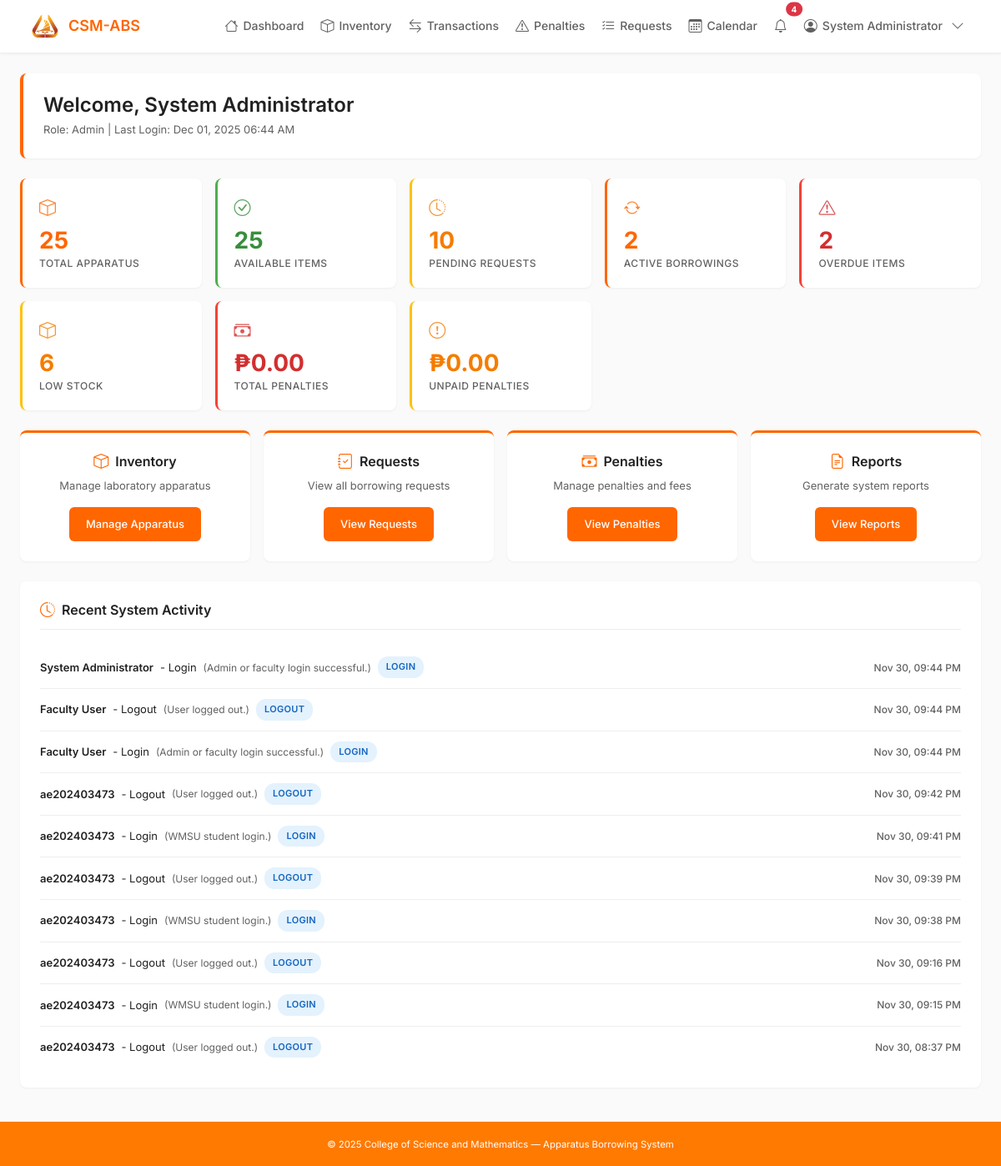
/dashboard.php (signed in), run on the app's committed database.
### tables this page shows
CREATE TABLE `activity_logs` (
  `log_id` int(11) NOT NULL,
  `user_id` int(11) DEFAULT NULL,
  `action` varchar(255) NOT NULL,
  `description` text DEFAULT NULL,
  `timestamp` datetime DEFAULT current_timestamp(),
  `ip_address` varchar(45) DEFAULT NULL
);

CREATE TABLE `users` (
  `user_id` int(11) NOT NULL,
  `first_name` varchar(50) NOT NULL,
  `last_name` varchar(50) NOT NULL,
  `middle_initial` char(1) DEFAULT NULL,
  `username` varchar(50) NOT NULL,
  `password` varchar(255) NOT NULL,
  `role` enum('admin','faculty','student','assistant') NOT NULL,
  `full_name` varchar(100) DEFAULT NULL,
  `email` varchar(100) DEFAULT NULL
);

### dashboard.php (the view, shortened to what this page needs)
<?php
require_once __DIR__ . '/includes/header.php';
$role = $_SESSION['role'] ?? 'guest';
$full_name = htmlspecialchars($_SESSION['full_name'] ?? 'User');
$stats = [];
if ($role === 'admin' || $role === 'assistant') {
    $result = mysqli_query($conn, "SELECT COUNT(*) as total FROM apparatus");
    $stats['total_apparatus'] = mysqli_fetch_assoc($result)['total'] ?? 0;
    $result = mysqli_query($conn, "SELECT COUNT(*) as total FROM apparatus WHERE status='Available' AND quantity > 0");
    $stats['available_apparatus'] = mysqli_fetch_assoc($result)['total'] ?? 0;
    $result = mysqli_query($conn, "SELECT COUNT(*) as total FROM borrow_requests WHERE status='pending'");
    $stats['pending_requests'] = mysqli_fetch_assoc($result)['total'] ?? 0;
    $result = mysqli_query($conn, "SELECT COUNT(*) as total FROM borrow_requests WHERE status IN ('approved', 'released')");
    $stats['active_borrowings'] = mysqli_fetch_assoc($result)['total'] ?? 0;
    $result = mysqli_query($conn, "SELECT COALESCE(SUM(amount), 0) as total FROM penalties");
    $stats['total_penalties'] = mysqli_fetch_assoc($result)['total'] ?? 0;
    $result = mysqli_query($conn, "SELECT COALESCE(SUM(amount), 0) as total FROM penalties WHERE status != 'paid'");
    $stats['unpaid_penalties'] = mysqli_fetch_assoc($result)['total'] ?? 0;
    $result = mysqli_query($conn, "SELECT COUNT(*) as total FROM borrow_requests WHERE status IN ('approved', 'released') AND date_needed < CURDATE()");
    $stats['overdue_borrowings'] = mysqli_fetch_assoc($result)['total'] ?? 0;
    $result = mysqli_query($conn, "SELECT COUNT(*) as total FROM apparatus WHERE quantity <= 5 AND quantity > 0");
    $stats['low_stock_items'] = mysqli_fetch_assoc($result)['total'] ?? 0;
    $recent_activities = mysqli_query($conn, "
        SELECT l.*, u.full_name, u.email
        FROM activity_logs l
        LEFT JOIN users u ON l.user_id = u.user_id
        ORDER BY l.timestamp DESC
        LIMIT 10
    ");
}
?>
<div class="page-header">
    <h1>Welcome, <?= $full_name; ?></h1>
    <p>Role: <?= htmlspecialchars(ucfirst($role)); ?> | Last Login: <?= date('M d, Y h:i A') ?></p>
</div>
<?php if ($role === 'admin' || $role === 'assistant'): ?>
<div class="stats-grid">
    <div class="stat-card">
        <div class="stat-card-header">
            <i class="bi bi-box stat-icon"></i>
        </div>
        <h3 class="stat-value"><?= number_format($stats['total_apparatus']); ?></h3>
        <p class="stat-label">Total Apparatus</p>
    </div>
    <div class="stat-card success">
        <div class="stat-card-header">
            <i class="bi bi-check-circle stat-icon"></i>
        </div>
        <h3 class="stat-value"><?= number_format($stats['available_apparatus']); ?></h3>
        <p class="stat-label">Available Items</p>
    </div>
    <div class="stat-card warning">
        <div class="stat-card-header">
            <i class="bi bi-clock-history stat-icon"></i>
        </div>
        <h3 class="stat-value"><?= number_format($stats['pending_requests']); ?></h3>
        <p class="stat-label">Pending Requests</p>
    </div>
    <div class="stat-card">
        <div class="stat-card-header">
            <i class="bi bi-arrow-repeat stat-icon"></i>
        </div>
        <h3 class="stat-value"><?= number_format($stats['active_borrowings']); ?></h3>
        <p class="stat-label">Active Borrowings</p>
    </div>
    <div class="stat-card danger">
        <div class="stat-card-header">
            <i class="bi bi-exclamation-triangle stat-icon"></i>
        </div>
        <h3 class="stat-value"><?= number_format($stats['overdue_borrowings']); ?></h3>
        <p class="stat-label">Overdue Items</p>
    </div>
    <div class="stat-card warning">
        <div class="stat-card-header">
            <i class="bi bi-box stat-icon"></i>
        </div>
        <h3 class="stat-value"><?= number_format($stats['low_stock_items']); ?></h3>
        <p class="stat-label">Low Stock</p>
    </div>
    <div class="stat-card danger">
        <div class="stat-card-header">
            <i class="bi bi-cash-stack stat-icon"></i>
        </div>
        <h3 class="stat-value">₱<?= number_format($stats['total_penalties'], 2); ?></h3>
        <p class="stat-label">Total Penalties</p>
    </div>
    <div class="stat-card warning">
        <div class="stat-card-header">
            <i class="bi bi-exclamation-circle stat-icon"></i>
        </div>
        <h3 class="stat-value">₱<?= number_format($stats['unpaid_penalties'], 2); ?></h3>
        <p class="stat-label">Unpaid Penalties</p>
    </div>
</div>
<?php endif; ?>
<section class="actions-grid">
    <div class="action-card">
        <h3><i class="bi bi-box"></i> Inventory</h3>
        <?php if ($role === 'student' || $role === 'faculty'): ?>
            <p>Browse and check available apparatus</p>
            <a href="manage_inventory.php">View Apparatus</a>
        <?php else: ?>
            <p>Manage laboratory apparatus</p>
            <a href="manage_inventory.php">Manage Apparatus</a>
        <?php endif; ?>
    </div>
    <div class="action-card">
        <h3><i class="bi bi-journal-check"></i> Requests</h3>
        <?php if ($role === 'student'): ?>
            <p>Submit borrowing requests</p>
            <a href="borrow_request.php">Make Request</a>
        <?php elseif ($role === 'faculty'): ?>
            <p>Review student requests</p>
            <a href="view_requests.php">Approve Requests</a>
        <?php else: ?>
            <p>View all borrowing requests</p>
            <a href="view_requests.php">View Requests</a>
        <?php endif; ?>
    </div>
    <?php if ($role === 'admin' || $role === 'assistant'): ?>
    <div class="action-card">
        <h3><i class="bi bi-cash-stack"></i> Penalties</h3>
        <p>Manage penalties and fees</p>
        <a href="penalties.php">View Penalties</a>
    </div>
    <div class="action-card">
        <h3><i class="bi bi-file-earmark-text"></i> Reports</h3>
        <p>Generate system reports</p>
        <a href="reports.php">View Reports</a>
    </div>
    <?php endif; ?>
</section>
<?php if (($role === 'admin' || $role === 'assistant') && isset($recent_activities)): ?>
<div class="activity-section">
    <h3><i class="bi bi-clock-history"></i> Recent System Activity</h3>
    <?php while ($activity = mysqli_fetch_assoc($recent_activities)): ?>
    <div class="activity-item">
        <div class="activity-text">
            <strong><?= htmlspecialchars($activity['full_name'] ?? $activity['email'] ?? 'Unknown'); ?></strong>
            <span>- <?= htmlspecialchars($activity['action']); ?></span>
            <?php if ($activity['description']): ?>
                <small>(<?= htmlspecialchars($activity['description']); ?>)</small>
            <?php endif; ?>
            <?php
            $badge_class = 'badge-login';
            ?>
            <span class="activity-badge <?= $badge_class; ?>"><?= htmlspecialchars($activity['action']); ?></span>
        </div>
        <div class="activity-time">
            <?= date('M d, h:i A', strtotime($activity['timestamp'])); ?>
        </div>
    </div>
    <?php endwhile; ?>
</div>
<?php endif; ?>
<?php require_once __DIR__ . '/includes/footer.php'; ?>

### includes/header.php (style rules this page uses)
:root { --primary: #FF6600; --primary-dark: #E65100; --primary-light: #FFE0CC; --gray-50: #FAFAFA; --gray-100: #F5F5F5; --gray-200: #EEEEEE; --gray-300: #E0E0E0; --gray-700: #616161; --gray-900: #212121; --radius: 8px; --shadow-sm: 0 1px 3px rgba(0,0,0,0.05); --shadow-md: 0 2px 6px rgba(0,0,0,0.08); }
* { margin: 0; padding: 0; box-sizing: border-box; }
body { font-family: 'Inter', -apple-system, BlinkMacSystemFont, 'Segoe UI', sans-serif; font-size: 14px; color: var(--gray-900); background: var(--gray-50); line-height: 1.6; }

### dashboard.php (style rules this page uses)
.page-header { background: white; padding: 24px; border-radius: 8px; margin-bottom: 24px; box-shadow: 0 1px 3px rgba(0,0,0,0.05); border-left: 4px solid var(--primary); }
.page-header h1 { color: var(--gray-900); font-size: 24px; font-weight: 600; margin: 0 0 4px 0; }
.page-header p { color: var(--gray-700); font-size: 13px; margin: 0; }
.stats-grid { display: grid; grid-template-columns: repeat(auto-fit, minmax(200px, 1fr)); gap: 16px; margin-bottom: 24px; }
.stat-card { background: white; border-radius: 8px; padding: 20px; box-shadow: 0 1px 3px rgba(0,0,0,0.05); border-left: 3px solid var(--primary); transition: all 0.2s ease; }
.stat-card-header { display: flex; align-items: center; justify-content: space-between; margin-bottom: 8px; }
.stat-icon { font-size: 20px; color: var(--primary); opacity: 0.8; }
.stat-value { font-size: 28px; font-weight: 700; color: var(--primary); line-height: 1; margin: 0 0 4px 0; }
.stat-label { font-size: 12px; color: var(--gray-700); margin: 0; text-transform: uppercase; letter-spacing: 0.5px; font-weight: 500; }
.stat-card.warning { border-left-color: #FFC107; }
.stat-card.warning .stat-value, .stat-card.warning .stat-icon { color: #F57C00; }
.stat-card.danger { border-left-color: #F44336; }
.stat-card.danger .stat-value, .stat-card.danger .stat-icon { color: #D32F2F; }
.stat-card.success { border-left-color: #4CAF50; }
.stat-card.success .stat-value, .stat-card.success .stat-icon { color: #388E3C; }
.actions-grid { display: grid; grid-template-columns: repeat(auto-fit, minmax(260px, 1fr)); gap: 16px; margin-top: 24px; }
.action-card { background: white; border-radius: 8px; padding: 24px; box-shadow: 0 1px 3px rgba(0,0,0,0.05); transition: all 0.2s ease; text-align: center; border-top: 3px solid var(--primary); }
.action-card h3 { font-size: 16px; margin-bottom: 8px; font-weight: 600; color: var(--gray-900); display: flex; align-items: center; justify-content: center; gap: 8px; }
.action-card h3 i { color: var(--primary); font-size: 18px; }
.action-card p { font-size: 13px; color: var(--gray-700); line-height: 1.5; margin-bottom: 16px; }
.action-card a { display: inline-flex; align-items: center; gap: 6px; padding: 10px 20px; border-radius: 6px; background: var(--primary); color: white; font-weight: 500; font-size: 13px; text-decoration: none; transition: all 0.2s ease; }
.activity-section { background: white; border-radius: 8px; padding: 24px; margin-top: 24px; box-shadow: 0 1px 3px rgba(0,0,0,0.05); }
.activity-section h3 { color: var(--gray-900); margin-bottom: 20px; font-size: 16px; font-weight: 600; display: flex; align-items: center; gap: 8px; padding-bottom: 12px; border-bottom: 1px solid var(--gray-200); }
.activity-section h3 i { color: var(--primary); font-size: 18px; }
.activity-item { padding: 12px 0; border-bottom: 1px solid var(--gray-200); display: flex; justify-content: space-between; align-items: center; transition: all 0.2s ease; }
.activity-item:last-child { border-bottom: none; }
.activity-text { flex: 1; display: flex; align-items: center; gap: 8px; flex-wrap: wrap; font-size: 13px; }
.activity-text strong { color: var(--gray-900); font-weight: 600; }
.activity-text small { color: var(--gray-700); font-size: 12px; }
.activity-time { color: var(--gray-700); font-size: 12px; white-space: nowrap; margin-left: 12px; font-weight: 500; }
.activity-badge { padding: 4px 10px; border-radius: 12px; font-size: 11px; font-weight: 600; text-transform: uppercase; letter-spacing: 0.3px; }
.badge-login { background: #E3F2FD; color: #1565C0; }

### data on the page
activity_logs: user.full_name "System Administrator", action "Login", description "Admin or faculty login successful.", action "LOGIN", timestamp "Nov 30, 09:44 PM"
activity_logs: user.full_name "Faculty User", action "Logout", description "User logged out.", action "LOGOUT", timestamp "Nov 30, 09:44 PM"
activity_logs: user.full_name "Faculty User", action "Login", description "Admin or faculty login successful.", action "LOGIN", timestamp "Nov 30, 09:44 PM"
activity_logs: user.full_name "ae202403473", action "Logout", description "User logged out.", action "LOGOUT", timestamp "Nov 30, 09:42 PM"
activity_logs: user.full_name "ae202403473", action "Login", description "WMSU student login.", action "LOGIN", timestamp "Nov 30, 09:41 PM"
activity_logs: user.full_name "ae202403473", action "Logout", description "User logged out.", action "LOGOUT", timestamp "Nov 30, 09:39 PM"
activity_logs: user.full_name "ae202403473", action "Login", description "WMSU student login.", action "LOGIN", timestamp "Nov 30, 09:38 PM"
activity_logs: user.full_name "ae202403473", action "Logout", description "User logged out.", action "LOGOUT", timestamp "Nov 30, 09:16 PM"
activity_logs: user.full_name "ae202403473", action "Login", description "WMSU student login.", action "LOGIN", timestamp "Nov 30, 09:15 PM"
activity_logs: user.full_name "ae202403473", action "Logout", description "User logged out.", action "LOGOUT", timestamp "Nov 30, 08:37 PM"

### other printed values
$unread_notifications "4"
$_SESSION['full_name'] "System Administrator"
$full_name "System Administrator"
$role "Admin"
$stats['total_apparatus'] "25"
$stats['available_apparatus'] "25"
$stats['pending_requests'] "10"
$stats['active_borrowings'] "2"
$stats['overdue_borrowings'] "2"
$stats['low_stock_items'] "6"
$stats['total_penalties'] "0.00"
$stats['unpaid_penalties'] "0.00"
